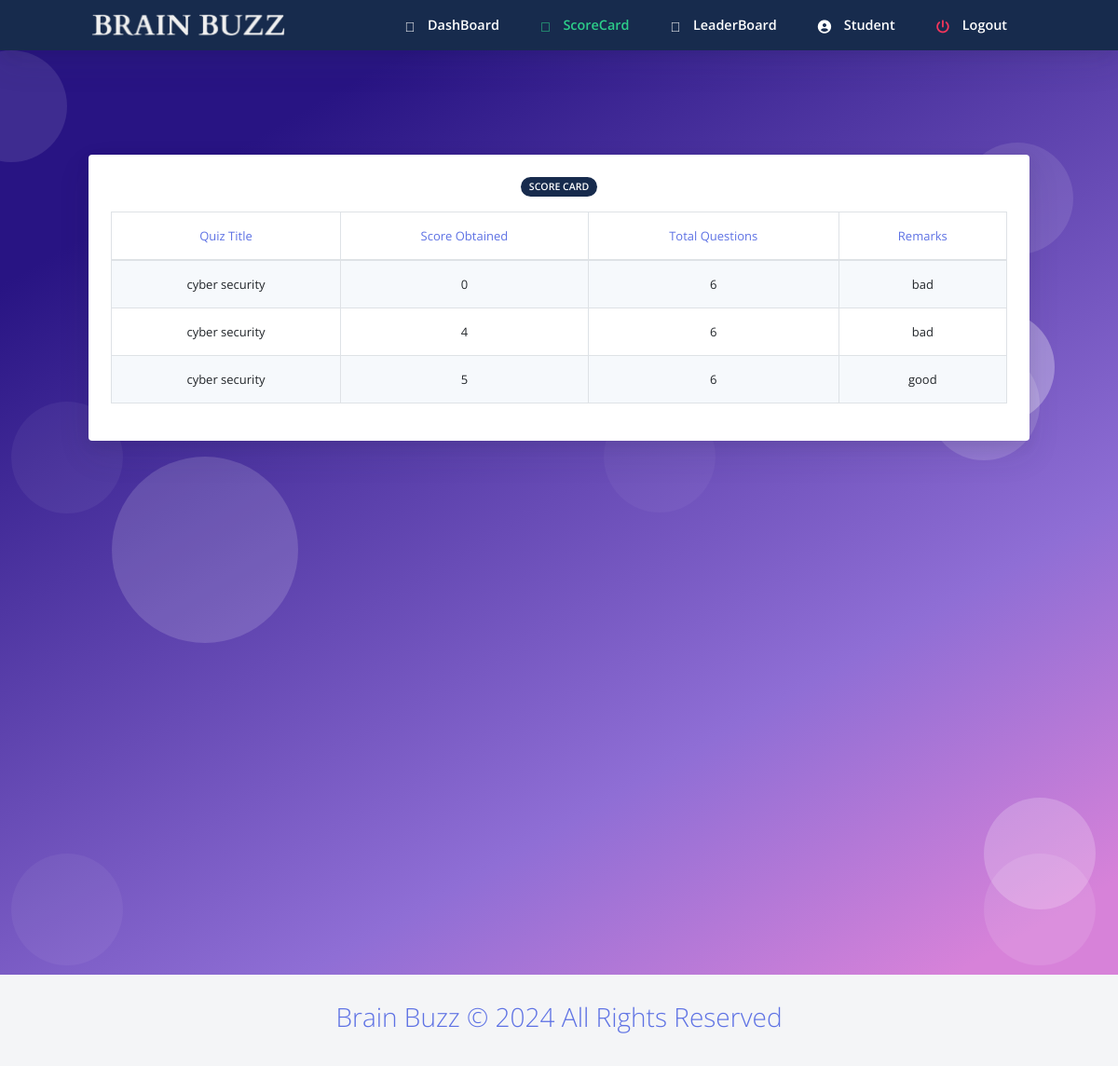
Screenshot of /studscorecard.php (signed in) with the database file from the repository.
### tables this page shows
CREATE TABLE student (
  usn VARCHAR(10) PRIMARY KEY,
  name VARCHAR(200) NOT NULL,
  mail VARCHAR(255) NOT NULL,
  phno VARCHAR(20) NOT NULL,
  gender VARCHAR(1) NOT NULL,
  DOB VARCHAR(20) NOT NULL,
  pw VARCHAR(200) NOT NULL,
  dept VARCHAR(3)
);

CREATE TABLE score (
  slno SERIAL PRIMARY KEY,
  score INTEGER NOT NULL,
  quizid INTEGER NOT NULL,
  usn VARCHAR(30) NOT NULL,
  totalscore INTEGER NOT NULL,
  remark VARCHAR(20) NOT NULL
);

CREATE TABLE quiz (
  quizid SERIAL PRIMARY KEY,
  quizname VARCHAR(100) NOT NULL,
  date_created TIMESTAMP NOT NULL DEFAULT CURRENT_TIMESTAMP,
  staffid VARCHAR(30) NOT NULL
);

### studscorecard.php (the view, shortened to what this page needs)
<html>
<?php require ("header.php");?>
<?php
require_once 'sql.php';
                $conn = mysqli_connect($host, $user, $ps, $project);if (!$conn) {
    echo "<script>alert(\"Database error retry after some time !\")</script>";
} else {
    $usn = $_SESSION["usn"];
    $sql = "select * from student where usn='{$usn}'";
    $res =   mysqli_query($conn, $sql);
    if ($res == true) {
        while ($row = mysqli_fetch_array($res)) {
            $dbname = $row['name'];
        }
    }
}
?>
  <body class="bg-white" id="top">
    <nav
      id="navbar-main"
      class="
        navbar navbar-main navbar-expand-lg
        bg-default
        navbar-light
        position-sticky
        top-0
        shadow
        py-0
      "
    >
      <div class="container">
        <ul class="navbar-nav navbar-nav-hover align-items-lg-center">
          <li class="nav-item dropdown">
            <a href="index.php" class="navbar-brand mr-lg-5 text-white">
                               <img src="assets/img/navbar.png" />
            </a>
          </li>
        </ul>
        <div class="navbar-collapse collapse bg-default" id="navbar_global">
          <ul class="navbar-nav align-items-lg-center ml-auto">
				 <li class="nav-item">
              <a href="homestud.php" class="nav-link">
                <span class="text-white nav-link-inner--text font-weight-bold"
                  ><i class="text-white fad fa-home"></i> DashBoard</span
                >
              </a>
            </li>
			 <li class="nav-item">
              <a href="studscorecard.php" class="nav-link">
                <span class="text-success nav-link-inner--text font-weight-bold"
                  ><i class="text-success fad fa-poll"></i> ScoreCard</span
                >
              </a>
            </li>
			 <li class="nav-item">
              <a href="studleaderboard.php" class="nav-link">
                <span class="text-white nav-link-inner--text font-weight-bold"
                  ><i class="text-white fad fa-award"></i> LeaderBoard</span
                >
              </a>
            </li>
			 <li class="nav-item">
              <a href="studprofile.php" class="nav-link">
                <span class="text-white nav-link-inner--text font-weight-bold"
                  ><i class="text-white fas fa-user-circle"></i> <?php echo $dbname ?></span
                >
              </a>
            </li>
		   <li class="nav-item">
              <a href="logout.php" class="nav-link">
                <span class="text-white nav-link-inner--text font-weight-bold"
                  ><i class="text-danger fas fa-power-off"></i> Logout</span
                >
              </a>
            </li>
          </ul>
        </div>
      </div>
    </nav>
  <section class="section section-shaped section-lg">
    <div class="shape shape-style-1 shape-primary">
      <span></span>
      <span></span>
      <span></span>
      <span></span>
      <span></span>
      <span></span>
      <span></span>
      <span></span>
      <span></span>
      <span></span>
    </div>
<div class="container ">
		<div class="row">
            <div class="col-sm-12 mb-3">
              <div class="card card-body bg-gradient-white text-dark mt-3">
			   <div class="col-12 mx-auto text-center">
            <span class="badge badge-default badge-pill mb-3">Score Card</span>
          </div>
			  <?php
            $sql ="select * from score,quiz where score.usn='{$usn}' and score.quizid=quiz.quizid";
            $res=mysqli_query($conn,$sql);
            if($res)
            {
                echo "<table id=\"sc\" class=\" table table-striped table-hover table-bordered text-center text-primary\">
				<thead >
				<tr>
				<td>Quiz Title</td>
				<td>Score Obtained</td>
				<td>Total Questions</td>
				<td>Remarks</td>
				</tr>
				</thead>";
                while ($row = mysqli_fetch_assoc($res)) {
                    echo "<tr  class=\" text-center text-dark\"><td>".$row["quizname"]."</td><td>".$row["score"]."</td><td>".$row["totalscore"]."</td><td>".$row["remark"]."</tr>";
                }
                echo "</table>";
            }
            else{
                echo " ".mysqli_error($conn);
            }
            ?>
              </div>
       </div>
    </div>
        </div>
</section>
    <?php require("footer.php");?>
</body>
</html>

### rows the page displays
student: name "Student"
score: quizid.quizname "cyber security", score "0", totalscore "6", remark "bad"
score: quizid.quizname "cyber security", score "4", totalscore "6", remark "bad"
score: quizid.quizname "cyber security", score "5", totalscore "6", remark "good"
